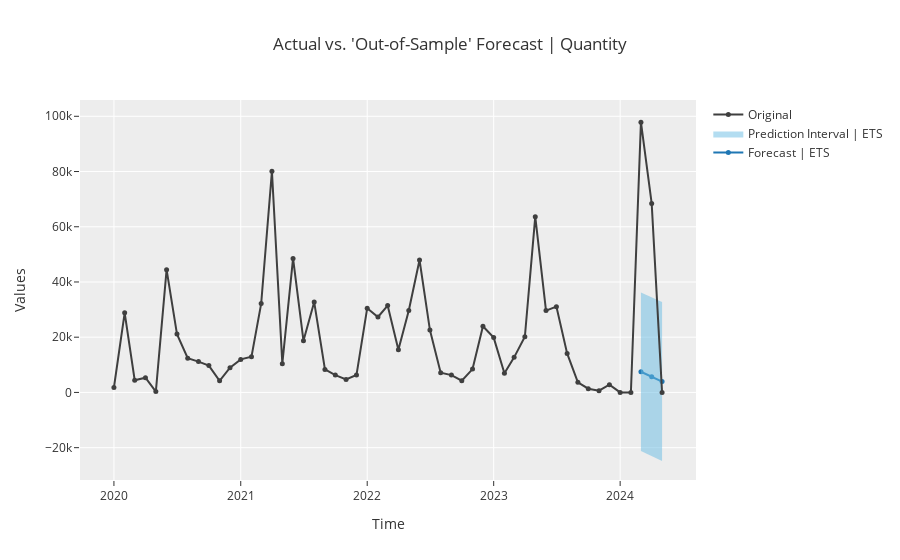

The notebook cell this image was saved under:
### Markdown cell above
## ETS Model

### Code cell
ets_dt = exp.create_model('ets')

exp.plot_model(estimator = ets_dt, 
               plot = 'forecast', 
               data_kwargs = {'fh' : 3})

### Figure 1 — Plotly figure (JSON) as saved in the notebook; plotly's stock layout.template omitted (floating-point values rounded to 4 significant figures)
{"data": [{"line": {"color": "#1f77b4"}, "marker": {"size": 5}, "mode": "lines+markers", "name": "Forecast | ETS", "showlegend": true, "type": "scatter", "x": ["2024-03-01T00:00:00", "2024-04-01T00:00:00", "2024-05-01T00:00:00"], "y": [7483.0, 5714.0, 3945.0]}, {"line": {"width": 0}, "marker": {"color": "#68BBE3"}, "mode": "lines", "name": "Lower Interval", "showlegend": false, "type": "scatter", "x": ["2024-03-01T00:00:00", "2024-04-01T00:00:00", "2024-05-01T00:00:00"], "y": [-21240.0, -23030.0, -24830.0]}, {"fill": "tonexty", "fillcolor": "rgba(104,187,227,0.5)", "line": {"width": 0}, "marker": {"color": "#68BBE3"}, "mode": "lines", "name": "Prediction Interval | ETS", "showlegend": true, "type": "scatter", "x": ["2024-03-01T00:00:00", "2024-04-01T00:00:00", "2024-05-01T00:00:00"], "y": [36210.0, 34450.0, 32720.0]}, {"marker": {"color": "#3f3f3f", "size": 5}, "mode": "lines+markers", "name": "Original", "showlegend": true, "type": "scatter", "x": ["2020-01-01T00:00:00", "2020-02-01T00:00:00", "2020-03-01T00:00:00", "2020-04-01T00:00:00", "2020-05-01T00:00:00", "2020-06-01T00:00:00", "2020-07-01T00:00:00", "2020-08-01T00:00:00", "2020-09-01T00:00:00", "2020-10-01T00:00:00", "2020-11-01T00:00:00", "2020-12-01T00:00:00", "2021-01-01T00:00:00", "2021-02-01T00:00:00", "2021-03-01T00:00:00", "2021-04-01T00:00:00", "2021-05-01T00:00:00", "2021-06-01T00:00:00", "2021-07-01T00:00:00", "2021-08-01T00:00:00", "2021-09-01T00:00:00", "2021-10-01T00:00:00", "2021-11-01T00:00:00", "2021-12-01T00:00:00", "2022-01-01T00:00:00", "2022-02-01T00:00:00", "2022-03-01T00:00:00", "2022-04-01T00:00:00", "2022-05-01T00:00:00", "2022-06-01T00:00:00", "2022-07-01T00:00:00", "2022-08-01T00:00:00", "2022-09-01T00:00:00", "2022-10-01T00:00:00", "2022-11-01T00:00:00", "2022-12-01T00:00:00", "2023-01-01T00:00:00", "2023-02-01T00:00:00", "2023-03-01T00:00:00", "2023-04-01T00:00:00", "2023-05-01T00:00:00", "2023-06-01T00:00:00", "2023-07-01T00:00:00", "2023-08-01T00:00:00", "2023-09-01T00:00:00", "2023-10-01T00:00:00", "2023-11-01T00:00:00", "2023-12-01T00:00:00", "2024-01-01T00:00:00", "2024-02-01T00:00:00", "2024-03-01T00:00:00", "2024-04-01T00:00:00", "2024-05-01T00:00:00"], "y": [1790, 28846, 4420, 5347, 307, 44454, 21119, 12403, 11158, 9710, 4222, 8976, 11966, 12934, 32181, 80112, 10430, 48523, 18729, 32718, 8344, 6288, 4719, 6300, 30499, 27316, 31455, 15459, 29675, 47959, 22568, 7157, 6276, 4233, 8463, 23976, 19853, 6931, 12704, 20136, 63647, 29626, 31066, 14120, 3680, 1345, 636, 2810, 6, 0, 97886, 68457, 12]}], "layout": {"showlegend": true, "title": {"text": "Actual vs. 'Out-of-Sample' Forecast | Quantity"}, "xaxis": {"title": {"text": "Time"}}, "yaxis": {"title": {"text": "Values"}}}}
